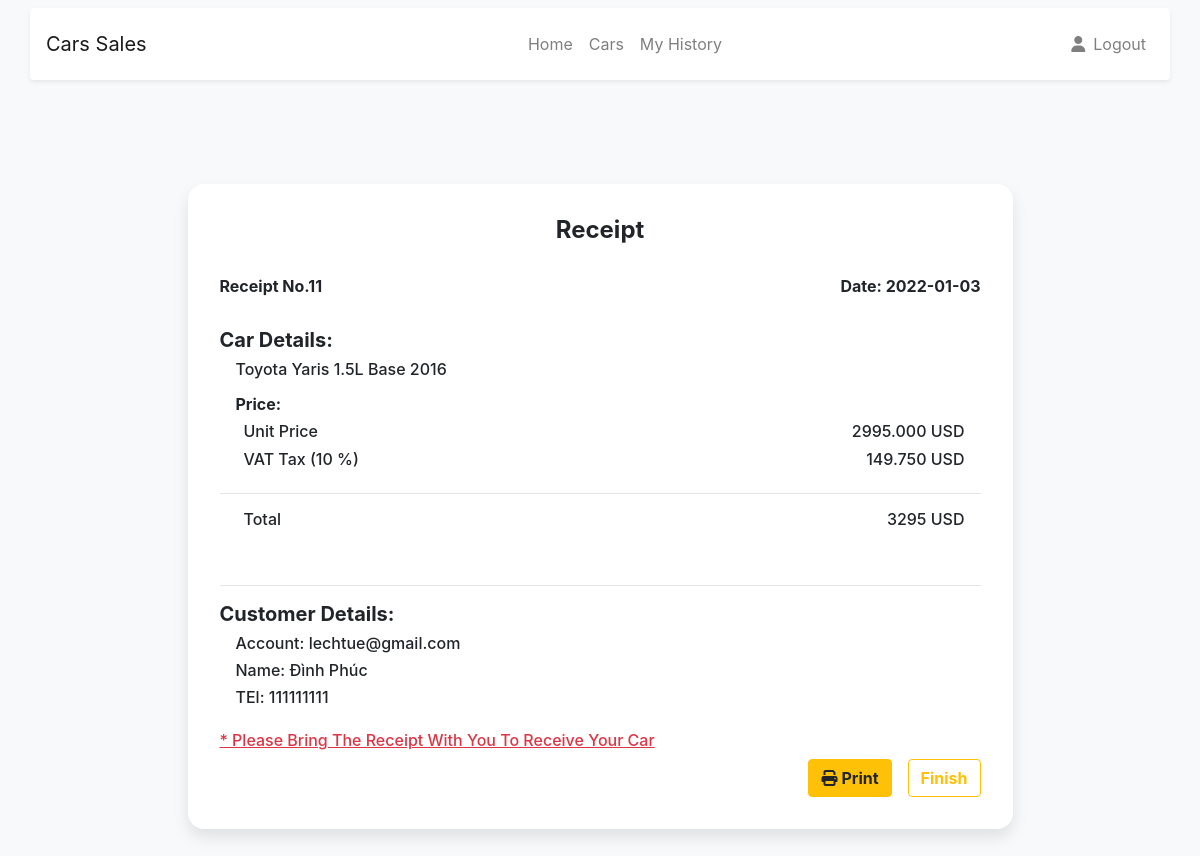
Screenshot of /receipt.php?rid=11 (signed in) with the database file from the repository.
### tables this page shows
CREATE TABLE `sales` (
  `id` int(11) NOT NULL,
  `car` int(20) NOT NULL,
  `customer` int(20) NOT NULL,
  `date` date NOT NULL,
  `price` int(10) NOT NULL
);

CREATE TABLE `car` (
  `id` int(10) NOT NULL,
  `name` varchar(20) NOT NULL,
  `make` varchar(20) NOT NULL,
  `model` varchar(20) NOT NULL,
  `year` int(4) NOT NULL,
  `seat` int(2) NOT NULL,
  `price` int(10) NOT NULL,
  `color` varchar(20) NOT NULL,
  `status` tinyint(1) NOT NULL DEFAULT 1
);

CREATE TABLE `customer` (
  `id` int(20) NOT NULL,
  `email` varchar(20) NOT NULL,
  `first` varchar(20) NOT NULL,
  `last` varchar(20) NOT NULL,
  `password` varchar(40) NOT NULL,
  `tel` int(8) NOT NULL
);

### receipt.php (the view, shortened to what this page needs)
<?php
extract($_GET);
if(isset($rid)){
    try{
        require("database/connection.php");
        $sql="select c.name,c.make,c.model,c.year,c.price,u.email,u.first,u.last,u.tel,s.id,s.date,s.price as total
              from car c,customer u,sales s
              where s.car = c.id
              and s.customer = u.id
              and s.id = '$rid'";
        $r= $db->query($sql);
        $record = $r->fetch();
        $vat =  number_format((float)$record['price'] * 0.05, 3, '.', '');
    }
    catch(PDOException $e)
    {
    echo "Connection failed: " . $e->getMessage();
  }
}
?>
<!DOCTYPE html>
<html lang="en">
<head>
    <link rel="stylesheet" href="https://stackpath.bootstrapcdn.com/bootstrap/4.4.1/css/bootstrap.min.css">
    <link rel="stylesheet" href="style.css">
</head>
<body class=" bg-light">
    <nav class="navbar navbar-expand-lg navbar-light bg-light ">
        <div class="container shadow-sm p-3 mb-5 bg-white rounded">
          <a class="navbar-brand" href="index.php">
            Cars Sales
          </a>
          <div class="collapse navbar-collapse" id="navbarCollapse">
            <ul class="navbar-nav mx-auto">
              <li class="nav-item ">
                <a class="nav-link" href="index.php">Home</a>
              </li>
              <li class="nav-item position-static">
                <a class="nav-link" href="CarGrid.php">Cars</a>
              </li>
              <?php if(isset($_SESSION['activeuser'])){ ?>
              <li class="nav-item">
                <a class="nav-link" href="myHistory.php">My History</a>
              </li>
              <?php }?>
            </ul>
            <ul class="navbar-nav flex-row">
            <?php if(!isset($_SESSION["activeuser"])){ ?>
              <li class="nav-item ml-lg-n2 mr-sm-3">
                <a class="nav-link" href="login.php">
                    Login
                </a>
              </li>
              <li class="nav-item ml-lg-n2">
                <a class="nav-link" href="register.php">
                    Register
                </a>
              </li>
              <?php }  else {?>
              <li class="nav-item ml-lg-n4">
                <a class="nav-link" href="profile.php">
                    <i class="fas fa-user"></i>
                </a>
              </li>
              <li class="nav-item ml-lg-n2 ml-3">
                <a class="nav-link" href="database/logout.php">
                    Logout
                </a>
              </li>
              <?php }?>
            </ul>
          </div>
        </div>
    </nav>
<div class="container">
    <div class="row">
      <div class="col-lg-10 col-xl-9 mx-auto">
        <div class="card card-signin flex-row my-5">
          <div id="report" class="card-body">
          <h5 class="card-title text-center font-weight-bold">Receipt</h5>
            <div class="d-flex justify-content-between mb-4">
                <h6 class="font-weight-bold" >Receipt No.<?php echo  $record['id']?></h6>
                <h6 class="font-weight-bold" >Date: <?php echo  $record['date'] ?></h6>
            </div>
            <h5 class="font-weight-bold" >Car Details:</h5>
            <h6 class='ml-3'><?php echo $record['make'].' '.$record['name'].' '.$record['model'].' '.$record['year']?></h6>
            <h6 class='ml-3 mt-3 font-weight-bold'>Price:</h6>
            <div class='d-flex justify-content-between ml-4 mr-3'>
                <h6>Unit Price</h6>
                <h6><?php echo number_format((float)$record['price'], 3, '.', ''); ?> USD</h6>
            </div>
            <div class='d-flex justify-content-between ml-4 mr-3'>
                <h6>VAT Tax (10 %)</h6>
                <h6><?php echo $vat?> USD</h6>
            </div>
            <hr>
            <div class='d-flex justify-content-between ml-4 mr-3 mb-5'>
                <h6>Total</h6>
                <h6><?php echo $record['total'] ?> USD</h6>
            </div>
            <hr>
            <h5 class="font-weight-bold" >Customer Details:</h5>
            <h6 class='ml-3'>Account: <?php echo $record['email']?></h6>
            <h6 class='ml-3'>Name: <?php echo $record['first'].' '.$record['last']?></h6>
            <h6 class='ml-3 mb-4'>TEl: <?php echo $record['tel']?></h6>
            <h6 class='text-danger'><u>* Please Bring The Receipt With You To Receive Your Car</u></h6>
            <div class="d-flex justify-content-end ">
                <button id='print' class='btn btn-warning font-weight-bold mr-3' onclick="print()"><i class="fas fa-print mr-1"></i>Print</button>
                <button class='btn btn-outline-warning font-weight-bold' onclick="window.document.location.href='index.php'">Finish</button>
            </div>
          </div>
        </div>
      </div>
    </div>
  </div>
</body>
</html>

### style.css (style rules this page uses)
:root { --input-padding-x: 1.5rem; --input-padding-y: .75rem; }
.card-signin { border: 0; border-radius: 1rem; box-shadow: 0 0.5rem 1rem 0 rgba(0, 0, 0, 0.1); }
.card-signin .card-title { margin-bottom: 2rem; font-weight: 300; font-size: 1.5rem; }
.card-signin .card-body { padding: 2rem; }

### rows the page displays
sales: id "11", date "2022-01-03", car.make "Toyota", car.name "Yaris", car.model "1.5L Base", car.year "2016", car.price "2995.000", car.price "149.750", price "3295", customer.email "lechtue@gmail.com", customer.first "Đình", customer.last "Phúc", customer.tel "111111111"
